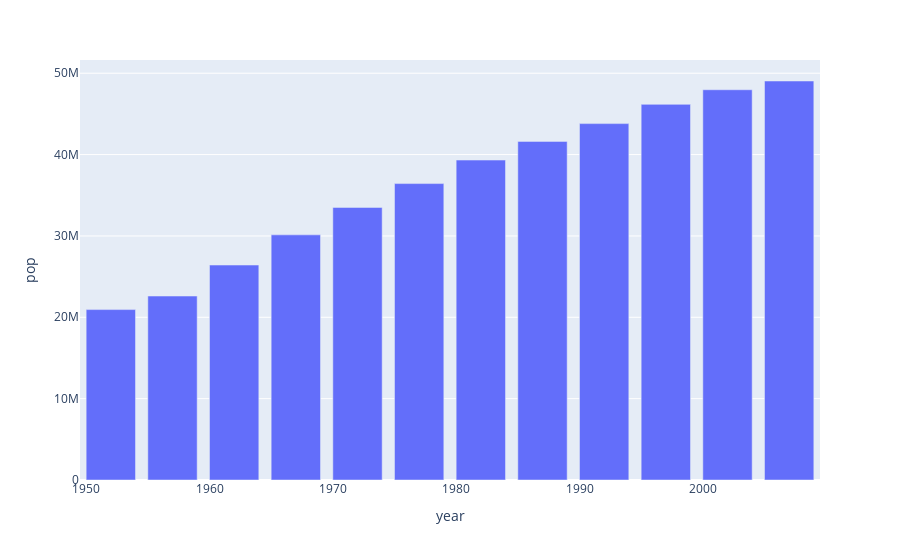

The code cell stored with this chart in its notebook:
### Markdown cell above
<h1> Bar Chart

### Code cell
gapminder_korea = gap_minder.query("country == 'Korea, Rep.'")
gapminder_korea

fig = px.bar(
    gapminder_korea,
    x = 'year',
    y = 'pop'
)
fig.show()

### Figure 1 — Plotly figure (JSON) as saved in the notebook; plotly's stock layout.template omitted (floating-point values rounded to 4 significant figures)
{"data": [{"alignmentgroup": "True", "hovertemplate": "year=%{x}<br>pop=%{y}<extra></extra>", "legendgroup": "", "marker": {"color": "#636efa", "pattern": {"shape": ""}}, "name": "", "offsetgroup": "", "orientation": "v", "showlegend": false, "textposition": "auto", "x": [1952, 1957, 1962, 1967, 1972, 1977, 1982, 1987, 1992, 1997, 2002, 2007], "xaxis": "x", "y": [20947571, 22611552, 26420307, 30131000, 33505000, 36436000, 39326000, 41622000, 43805450, 46173816, 47969150, 49044790], "yaxis": "y", "type": "bar"}], "layout": {"xaxis": {"anchor": "y", "domain": [0.0, 1.0], "title": {"text": "year"}}, "yaxis": {"anchor": "x", "domain": [0.0, 1.0], "title": {"text": "pop"}}, "legend": {"tracegroupgap": 0}, "margin": {"t": 60}, "barmode": "relative"}}
